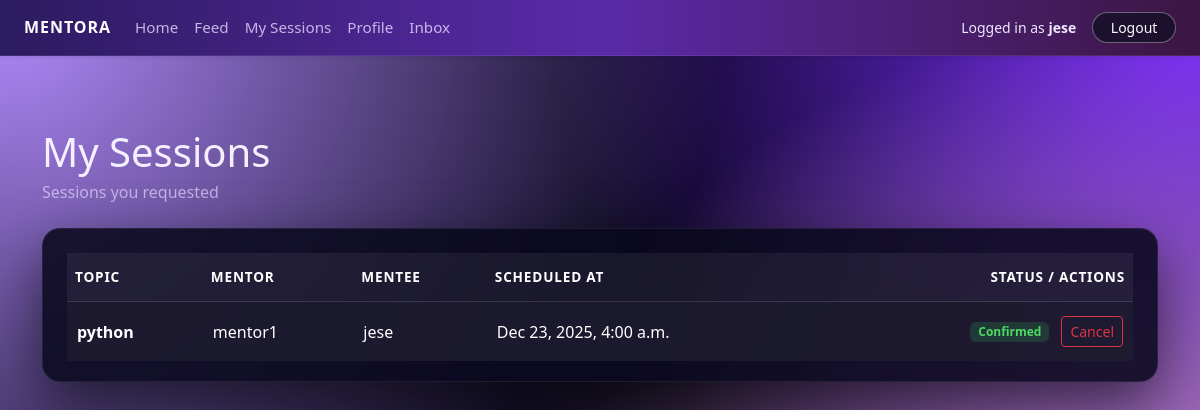
Page /my-sessions/ (signed in) on the earlier database version.
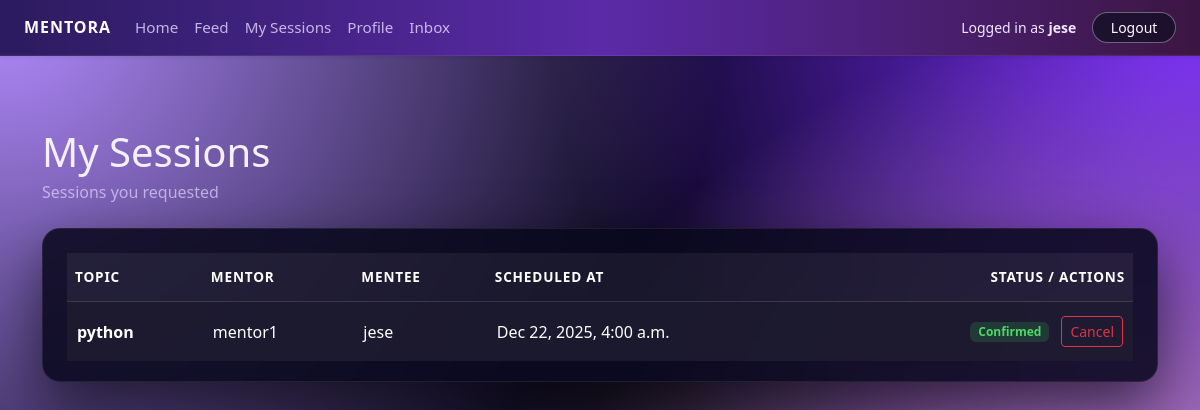
Same page on the later database version.
### core/models.py (models this page shows, shortened)
class Session(models.Model):
    STATUS_CHOICES = [
        ("PENDING", "Pending"),
        ("CONFIRMED", "Confirmed"),
        ("COMPLETED", "Completed"),
        ("CANCELLED", "Cancelled"),
    ]
    mentor = models.ForeignKey(
        Profile,
        on_delete=models.CASCADE,
        related_name="sessions_as_mentor",
    )
    mentee = models.ForeignKey(
        Profile,
        on_delete=models.CASCADE,
        related_name="sessions_as_mentee",
    )
    topic = models.CharField(max_length=200)
    scheduled_at = models.DateTimeField()
    status = models.CharField(max_length=10, choices=STATUS_CHOICES, default="PENDING")
    created_at = models.DateTimeField(auto_now_add=True)

class Profile(models.Model):
    ROLE_CHOICES = [
        ("MENTOR", "Mentor"),
        ("MENTEE", "Mentee"),
    ]
    user = models.OneToOneField(
        settings.AUTH_USER_MODEL,
        on_delete=models.CASCADE,
        related_name="profile",
    )
    role = models.CharField(max_length=10, choices=ROLE_CHOICES)
    public_id = models.CharField(
        max_length=10,
        unique=True,
        editable=False,
        blank=True,
        null=True,
    )
    bio = models.TextField(blank=True)
    skills = models.CharField(
        max_length=255,
        blank=True,
        help_text="Comma-separated skills, e.g. Python, Data Science, Resume Review",
    )
    hourly_rate = models.DecimalField(
        max_digits=6,
        decimal_places=2,
        null=True,
        blank=True,
        help_text="Only for mentors",
    )
    photo = models.ImageField(
        upload_to="profiles/",
        blank=True,
        null=True,
    )

### core/views.py (the view)
# urls.py: path("my-sessions/", views.my_sessions, name="my_sessions"),
@login_required
def my_sessions(request):
    profile = request.user.profile
    if profile.role == "MENTOR":
        sessions = (
            Session.objects
            .filter(mentor=profile)
            .exclude(status="CANCELLED")
            .order_by("scheduled_at")
        )
        role_label = "Sessions where you are the mentor"
    else:  # MENTEE
        sessions = (
            Session.objects
            .filter(mentee=profile)
            .exclude(status="CANCELLED")
            .order_by("scheduled_at")
        )
        role_label = "Sessions you requested"
    context = {
        "sessions": sessions,
        "role_label": role_label,
    }
    return render(request, "core/my_sessions.html", context)

### templates/core/my_sessions.html (shortened to what this page needs)
{% extends "base.html" %}
{% block content %}
<div class="container py-5">
    <h1 class="mentora-page-title mb-1">My Sessions</h1>
    <p class="text-muted mb-4">{{ role_label }}</p>
    <div class="mentora-panel">
        {% if sessions %}
            <div class="table-responsive">
                <table class="table table-borderless align-middle mentora-table mb-0">
                    <thead>
                        <tr>
                            <th>Topic</th>
                            <th>Mentor</th>
                            <th>Mentee</th>
                            <th>Scheduled At</th>
                            <th class="text-end">Status / Actions</th>
                        </tr>
                    </thead>
                    <tbody>
                        {% for s in sessions %}
                            <tr>
                                <td><strong>{{ s.topic }}</strong></td>
                                <td>{{ s.mentor.user.username }}</td>
                                <td>{{ s.mentee.user.username }}</td>
                                <td>
                                    {% if s.scheduled_at %}
                                        {{ s.scheduled_at|date:"M d, Y, g:i a" }}
                                    {% else %}
                                        <span class="text-muted">Scheduled session</span>
                                    {% endif %}
                                </td>
                                <td class="text-end">
                                    {% if s.status == "CONFIRMED" %}
                                        <span class="badge bg-success-subtle">Confirmed</span>
                                    {% elif s.status == "CANCELLED" %}
                                        <span class="badge bg-danger-subtle">Cancelled</span>
                                    {% elif s.status == "COMPLETED" %}
                                        <span class="badge bg-secondary-subtle">Completed</span>
                                    {% else %}
                                        <span class="badge bg-warning-subtle">Pending</span>
                                    {% endif %}
                                    {% if user.profile.role == "MENTEE" and s.status == "CONFIRMED" %}
                                        <form method="post"
                                              action="{% url 'cancel_session' s.id %}"
                                              style="display:inline;">
                                            <button type="submit"
                                                    class="btn btn-sm btn-outline-danger ms-2">
                                                Cancel
                                            </button>
                                        </form>
                                    {% endif %}
                                </td>
                            </tr>
                        {% endfor %}
                    </tbody>
                </table>
            </div>
        {% else %}
            <p class="text-muted mb-0">
                You have no sessions yet.
            </p>
        {% endif %}
    </div>
</div>
{% endblock %}

Differences in the rows shown:
changed Session "python": scheduled_at "Dec 23, 2025, 4:00 a.m." → "Dec 22, 2025, 4:00 a.m."
